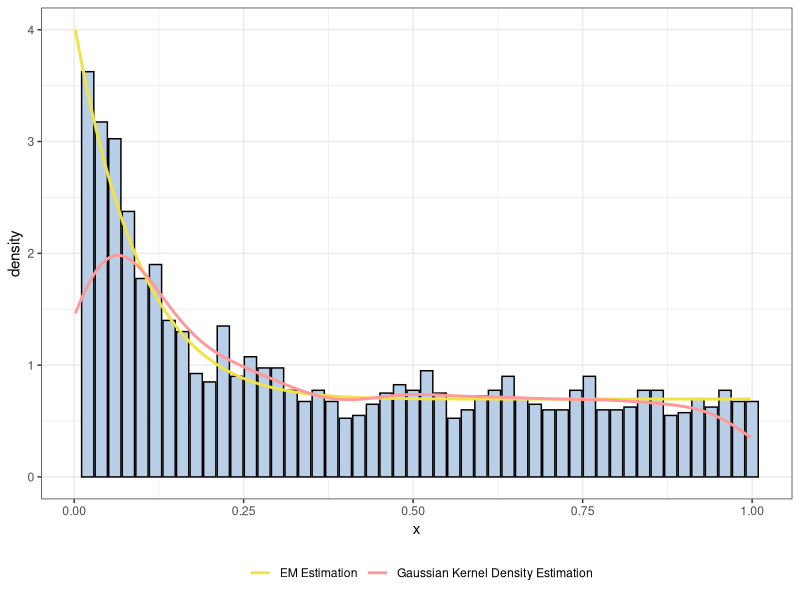

This figure's R source:
## ---- chunk 1
knitr::opts_chunk$set(echo = TRUE, warning = FALSE, fig.align='center')
## ---- chunk 2
pvalue <- read.csv("files/pvalue.csv")

em <- function(X,s) {
  T0.all <- s[1]/ (s[1]+(1-s[1])*s[2]*(1-X)^(s[2]-1))
  s[1] <- mean(T0.all)
  s[2] <- -sum(1-T0.all)/sum((1-T0.all)*(log(1-X)))
  return(s)
}

s.old <- c(0.69, 11)
s.new <- s.old
delta <- 0.0001
Delta <- 1
ITR <- 1
while( Delta > delta ){
  s.new <- em(X = pvalue$X, s.old)
  Delta <- sum( (s.new-s.old)^2 )
  Delta <- max( abs(s.new-s.old) )
  ITR <- ITR+1
  s.old <- s.new
  print( paste(ITR, "-th iteration: pi0=", s.new[1], ", beta=", s.new[2] ) )
}
## ---- chunk 3
library(ggplot2)
pi0 <- s.new[1]
pi1 <- 1-pi0
beta <- s.new[2]
hist.plot <- hist(pvalue$X, br=40, plot = FALSE)
df.plot <- data.frame(x = hist.plot$breaks[-1], y = hist.plot$density)
list.density <- density(pvalue$X)
df.plot2 <- data.frame(x = list.density$x, y = list.density$y)
df.plot2 <- subset(df.plot2, x >=0 & x <=1)
df.plot2["color"] <- "Gaussian Kernel Density Estimation"

df.plot3 <- data.frame(x = df.plot2$x)
df.plot3["y"] <- (pi0*1+ pi1*beta*(1-df.plot3$x)^(beta-1))
df.plot3["color"] <- "EM Estimation"

df.line <- rbind(df.plot2,df.plot3)
rm(df.plot2,df.plot3)

ggplot(data = df.plot, aes(x = x, y = y)) +
  geom_col(fill = "#B9CFE7", colour = "black") +
  geom_line(data = df.line ,aes(x = x, y = y, color = color),size = 1) +
  scale_y_continuous("density") +
  theme_bw() +
  scale_color_manual(values = c("#F0E442","#FF9999"), name = element_blank()) +
  theme(legend.position = "bottom")
## ---- chunk 4
pvalue["p0"] <- s.new[1]/(s.new[1] + (1-s.new[1]) * s.new[2] * (1-pvalue$X)^(s.new[2] - 1))
pvalue[pvalue$p0 >= 0.5, "estimated_group"] <- as.integer(0)
pvalue[pvalue$p0 < 0.5, "estimated_group"] <- as.integer(1)
pvalue[pvalue$group == pvalue$estimated_group,"Diff"] <- "Right classified"
pvalue[pvalue$group != pvalue$estimated_group,"Diff"] <- "False classified"
table(pvalue$Diff)
